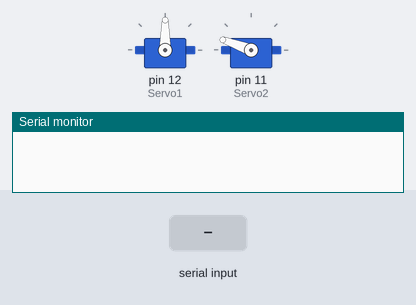
Bench run of a sketch on a simulated Arduino Uno, built with avr-gcc and run on an emulated ATmega328P. Parts: 2 × servo, the last lines printed to the serial monitor. Inputs (shaded band) come from the test bench.

Above: at 1.2 s.
1.3 s: "O" received over the second serial link
At 1.8 s:
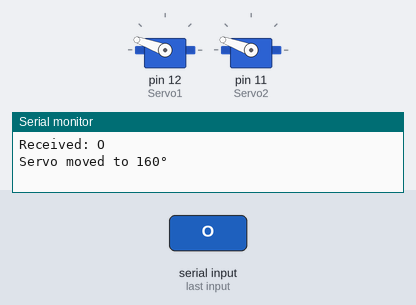
2.8 s: "D" received over the second serial link
At 4.0 s:
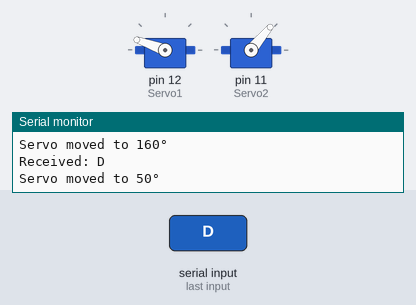
4.3 s: "C" received over the second serial link
At 5.3 s:
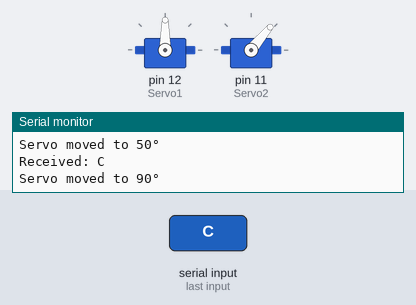
5.8 s: "o" received over the second serial link
At 6.4 s:
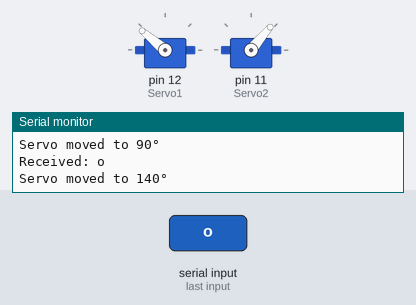
7.3 s: "U" received over the second serial link
At 7.6 s:
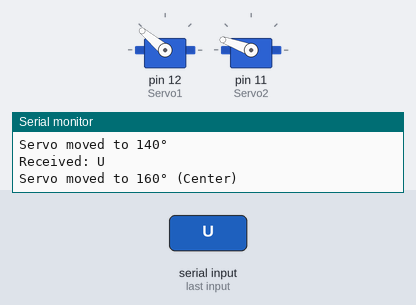
Timing chart, 0 to 9.8 s (numbered marks = the images above; inputs shaded):
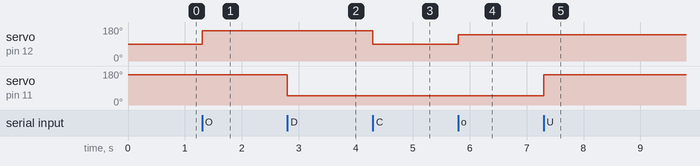

The sketch:

Servo_ctrl_bluetooth.ino
```cpp
#include <Servo.h>
#include <SoftwareSerial.h>

// Define Bluetooth module RX/TX
SoftwareSerial bluetooth(A0, A1);  // RX, TX

Servo Servo1;  // Servo object
Servo Servo2;  // Servo object

void setup() {
  Serial.begin(9600);
  bluetooth.begin(9600);

  Servo1.attach(12);  // Attach servo to pin 9
  Servo2.attach(11);  // Attach servo to pin 9

  Servo2.write(160);

}

void loop() {
  if (bluetooth.available()) {
    char command = bluetooth.read(); // Read command from Bluetooth
    Serial.print("Received: ");
    Serial.println(command);

    // Move servo based on key pressed
    if (command == 'O') {   // Move servo left
      Servo1.write(160);
      Serial.println("Servo moved to 160°");
    }
    else if (command == 'C') {   // Move servo right
      Servo1.write(90);
      Serial.println("Servo moved to 90°");
    }
    else if (command == 'U') {   // Move servo to center
      Servo2.write(160);
      Serial.println("Servo moved to 160° (Center)");
    }

    else if (command == 'D') {   // Move servo left
      Servo2.write(50);
      Serial.println("Servo moved to 50°");
    }


    else if (command == 'o') {   // Move servo right
      Servo1.write(140);
      Serial.println("Servo moved to 140°");
    }
    else if (command == 'c') {   // Move servo to center
      Servo1.write(90);
      Serial.println("Servo moved to 90° (Center)");
    }

    else if (command == 'u') {   // Move servo right
      Servo2.write(160);
      Serial.println("Servo moved to 160°");
    }
    else if (command == 'd') {   // Move servo to center
      Servo2.write(50);
      Serial.println("Servo moved to 50° (Center)");
    }
  }
}
```

Measured:
- after the input at 1.3 s, servo on pin 12 (Servo1): 90° → 160° at once
- after the input at 2.8 s, servo on pin 11 (Servo2): 160° → 50° at once
- after the input at 4.3 s, servo on pin 12 (Servo1): 160° → 90° at once
- after the input at 5.8 s, servo on pin 12 (Servo1): 90° → 140° at once
- after the input at 7.3 s, servo on pin 11 (Servo2): 50° → 160° at once
